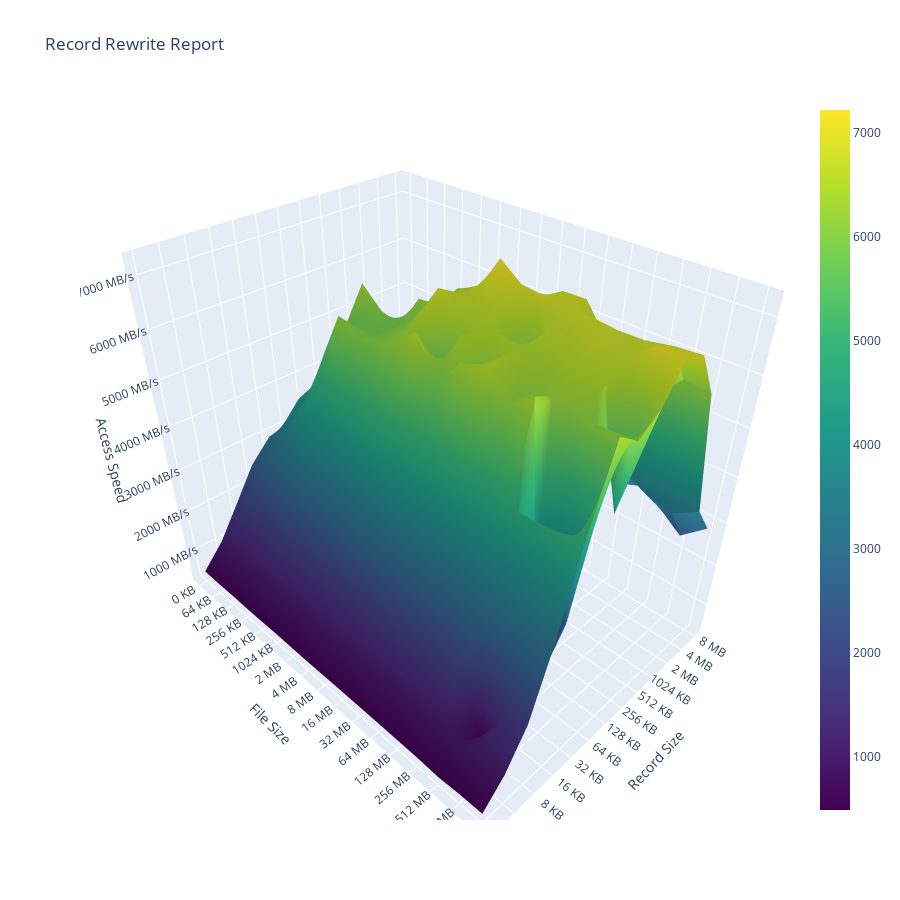

Notebook code cell kept with this figure:
### Code cell
rec_rewriter_report_data = """532815	1017549	1638743	2067979	2278628								
547377	1059322	1778862	2511022	2969325	2621367							
530031	996229	1740810	2692393	3410808	3879045	4054829						
538377	996139	1736314	2811557	3877684	4271001	4690818	4099771					
522450	1000969	1808555	3037876	4451639	5277632	5564829	6317933	4321737				
523240	1005399	1782215	3130664	4462754	6171791	5719737	5953632	5264067	4096676			
530770	982054	1748265	3072878	4633432	5928578	5810280	5808315	6178018	5875858	3828122		
521884	990313	1760610	3099435	4654652	6006101	6006101	6177802	6099933	6374949	6229323	3599459	
517451	984141	1775476	3160561	4845950	6157214	6417699	6841294	6603955	6488597	6603955	3662732	3138763
520805	990630	1758885	3184125	4771224	6561332	5549320	6504198	6691672	7220781	6416143	3589439	3159602
524267	980153	1809135	3151662	4814243	5808326	6478415	6419560	6720270	6907207	6124211	3608419	3115723
524395	976486	1774889	3121664	4685160	6384431	6003680	6486502	5810462	6860216	6787460	3619390	3132461
523148	979373	1760466	3099505	4773122	6529949	6529290	6411415	6618787	6770066	6801349	3589834	3035934
517483	983026	1748833	3044592	4686242	6094316	6083711	6391101	6650108	6809474	6223959	3444235	2821120
512907	986063	1812834	3151070	4736309	6409737	6231912	6462879	6764479	6758076	6179437	3496162	3015802
484703	996798	535135	3086502	4721115	564197	6089858	6435331	6588972	6768762	5533091	3265376	2743386
522155	1014968	1529438	3125491	4771894	2552482	6074608	4269215	7040705	6853200	6092918	3194562	2384242
534837	1019026	1789650	3217936	4956473	6414765	6114783	6403742	7022447	6889145	6042650	3503956	2838211
"""
rec_rewriter_report_fig = plot_report(rec_rewriter_report_data, 'Record Rewrite Report')
rec_rewriter_report_fig.show()
